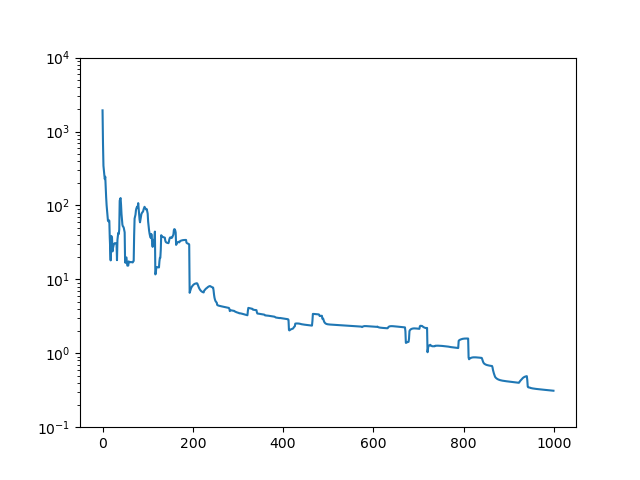

Write the Python code that produced this figure.
import numpy as np
import matplotlib.pyplot as plt

# dataset 4
n = 200
x_d4 = 3 * (np.random.rand(n, 4) - 0.5)
y_d4 = (2 * x_d4[:, 0] - 1 * x_d4[:,1] + 0.5 + 0.5 * np.random.randn(n)) > 0
y_d4 = 2 * y_d4 -1

#hyper parameter
lmd = 0.01

#parameter
a = np.ones(n) * 0.5

def calc_w(a):
    temp = np.zeros(x_d4[0].shape[0])
    for i in range(n):
        temp += a[i]*y_d4[i]*x_d4[i]
    return temp/(2*lmd)

w = calc_w(a)

d = x_d4[0].shape[0]
K = np.zeros((n,n))

for i in range(n):
    for j in range(n):
        K[i,j] = y_d4[i]*y_d4[j]*np.dot(x_d4[i],x_d4[j])

def obj_w(w):
    temp = 0
    for i in range(n):
        temp += max(0, 1-y_d4[i]*np.dot(w,x_d4[i]))
    temp += lmd * np.dot(w,w)
    return temp

def obj_a(a):
    return -np.dot(a, np.dot(K,a.T)) / (4*lmd) + np.dot(a,np.ones(n))

gap_hist = []
rate = 0.01

def update(epoch):
    global a,w,gap_hist
    for e in range(epoch):
        for i in range(n):
            a[i] -= rate*(np.dot(K[i,:],a)/(2*lmd) - 1)
            a[i] = max(0, min(a[i], 1))
        w = calc_w(a)
        gap_hist.append(obj_w(w) - obj_a(a))

epoch = 1000
update(epoch)

#graph

fig = plt.figure()
ax = fig.add_subplot(111)
ax.plot(np.arange(epoch), gap_hist, label='batch')
ax.set_yscale('log')
ax.set_ylim(pow(10,-1),pow(10,4))

fig.savefig('3-3.png')